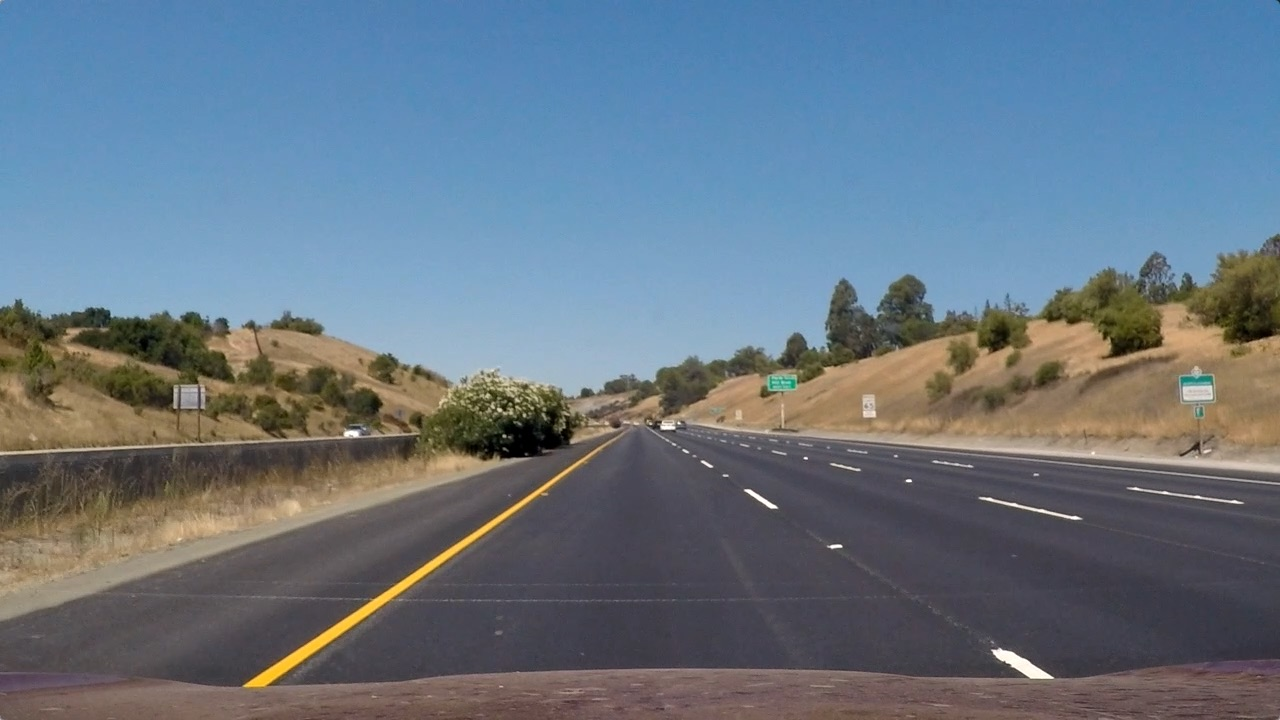
#> input picture adv-lane-lines/test_images/straight_lines1.jpg, 1280 x 720 px
$ python s2_perspective_transform.py
#> lines starting #> are read from the running program, lines starting #| are printed output that depends on the picture
### adv-lane-lines/s1_calibration.py
import cv2
import numpy as np
import matplotlib.pyplot as plt
import matplotlib.image as mpimg
import seaborn as sns
import glob

#=-=-=-=-=-=-=-=-=-=-=-=-=-=-=-=-=-=-=-=-=-=-=-=-=-=-=-=-=-=-=-=-=-=-=-=-=-=-=-=

def preprocessImage(img_name, hls=0):

#> called with img_name = 'test_images/straight_lines1.jpg', hls = 0
    if type(img_name) == str:
        # read calibration image
        img = mpimg.imread(img_name)
#> img is the input picture: shape (720, 1280, 3); mean R, G, B 103.2, 117.7, 131.2
    else:
        img = img_name

    # convert to grayscale or extract S channel
    if hls:
        return cv2.cvtColor(img, cv2.COLOR_RGB2HLS)[:,:,2]
    else:
        return cv2.cvtColor(img, cv2.COLOR_RGB2GRAY)
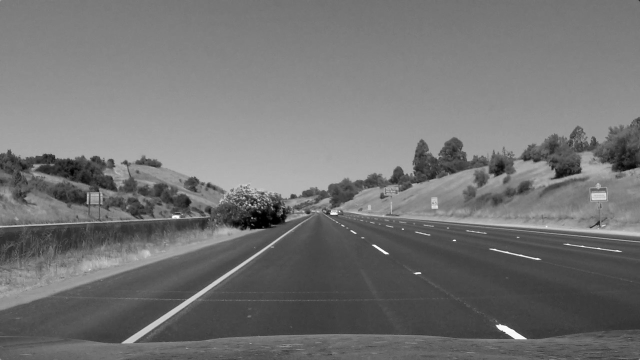
#> returned value: shape (720, 1280) (shown at 1/2 size); min 0, max 255, mean 114.9

# [5 lines left out: function findCalibrationCorners, not called in this run]

def undistortImage(img_name, mtx, dist, hls=0):
    img = preprocessImage(img_name, hls)
    return cv2.undistort(img, mtx, dist)
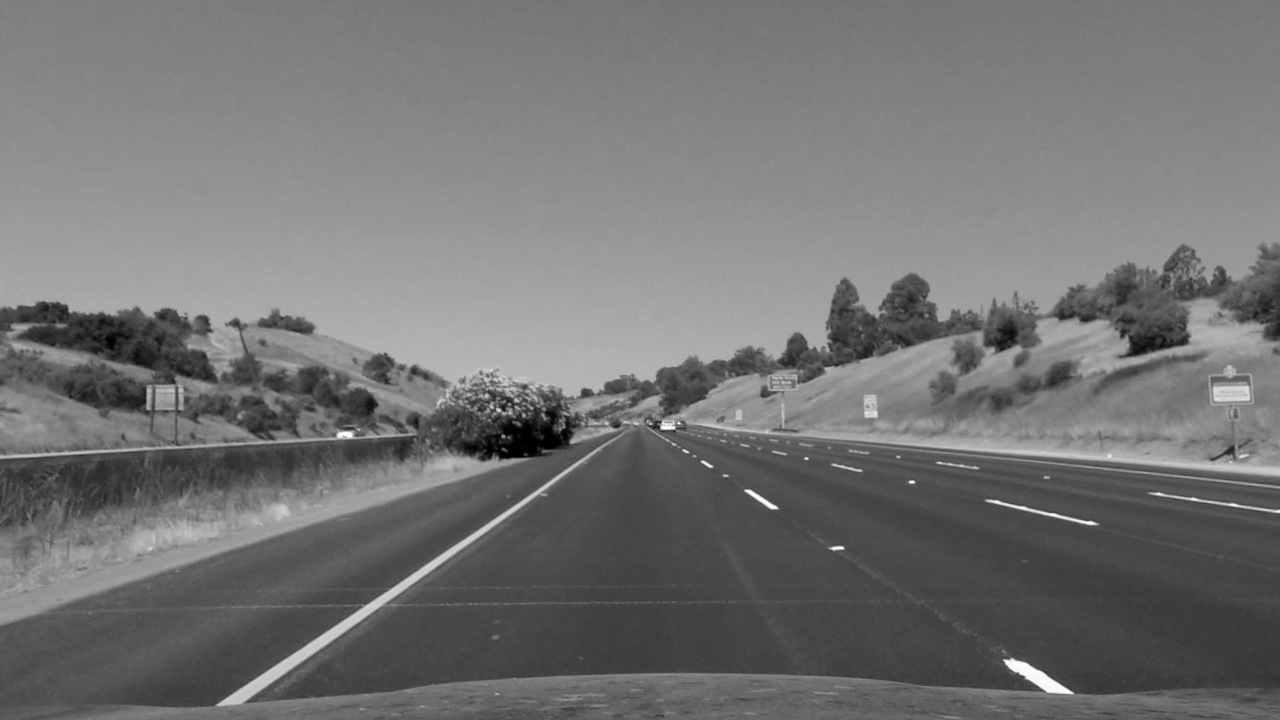
#> returned value: shape (720, 1280); min 0, max 255, mean 115.4

# [73 lines that do not run on import are left out]

### adv-lane-lines/s2_perspective_transform.py
import cv2
import numpy as np
import matplotlib.pyplot as plt
import matplotlib.image as mpimg
import seaborn as sns
import glob
from s1_calibration import undistortImage

# [5 lines left out: function warpImage, not called in this run]

if __name__ == "__main__":
    #=-=-=-=-=-=-=-=-=-=-=-=-=-=-=-=-=-=-=-=-=-=-=-=-=-=-=-=-=-=-=-=-=-=-=-=-=-=
    # PERSPECTIVE TRANSFORM
    #=-=-=-=-=-=-=-=-=-=-=-=-=-=-=-=-=-=-=-=-=-=-=-=-=-=-=-=-=-=-=-=-=-=-=-=-=-=
    print("Load calibration data")
    mtx = np.loadtxt("data/mtx.dat")
    dist = np.loadtxt("data/dist.dat")

    print("Undistort source image")
    src_name = "test_images/straight_lines1.jpg"
    undst_src = undistortImage(src_name, mtx, dist)

    # source points picked by hand on the source image
    P1 = [569,  468]
    P2 = [716,  468]
    P3 = [1122, 720]
    P4 = [198,  720]
    src_pts = np.float32([P1, P2, P3, P4])

    # destination points defined by means of offset value
    img_size = (undst_src.shape[1],undst_src.shape[0])
    offset = 350
#> (the run stopped early here; a loop or call above may not have finished)

$ run again, with adv-lane-lines/test_images/straight_lines2.jpg copied over adv-lane-lines/test_images/straight_lines1.jpg
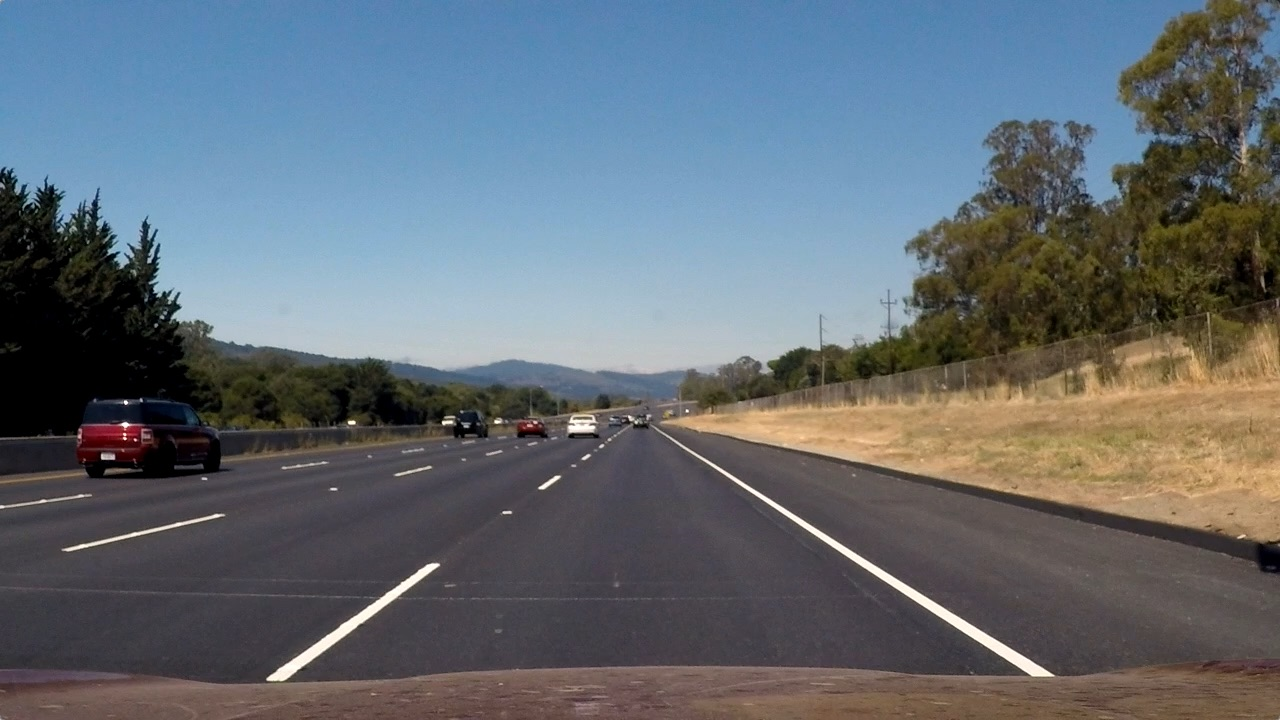
#> input picture adv-lane-lines/test_images/straight_lines2.jpg, 1280 x 720 px
#> in preprocessImage, img is the input picture: shape (720, 1280, 3); mean R, G, B 99.4, 107.7, 115.1
#> in preprocessImage, `return cv2.cvtColor(img, cv2.COLOR_RGB2GRAY)`:
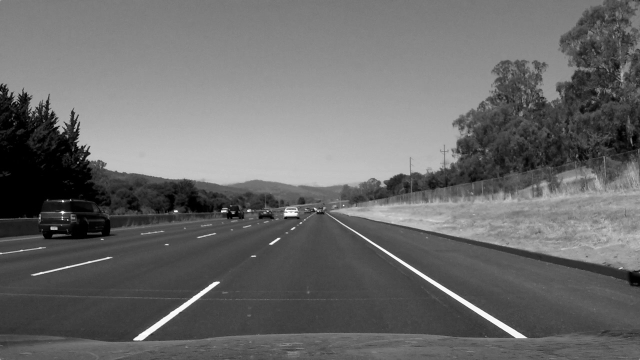
#> returned value: shape (720, 1280) (shown at 1/2 size); min 0, max 254, mean 106
#> in undistortImage, `return cv2.undistort(img, mtx, dist)`:
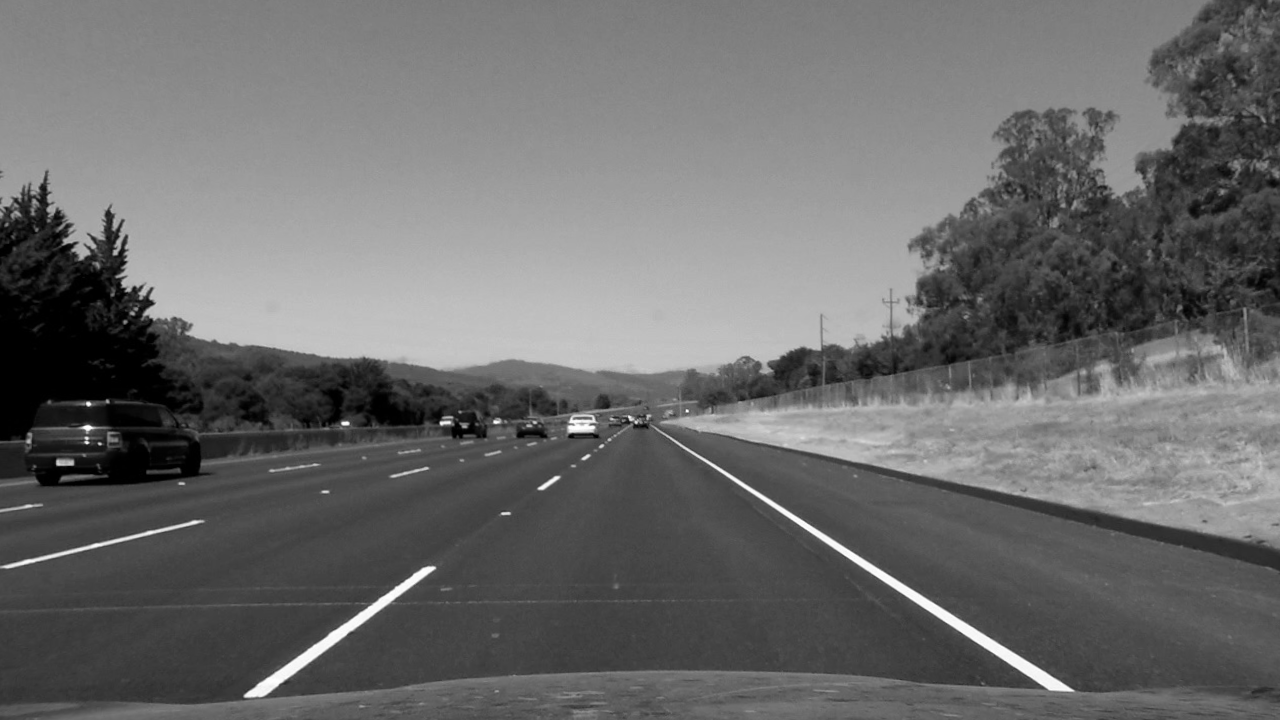
#> returned value: shape (720, 1280); min 0, max 254, mean 107.3

$ run again, with adv-lane-lines/test_images/test1.jpg copied over adv-lane-lines/test_images/straight_lines1.jpg
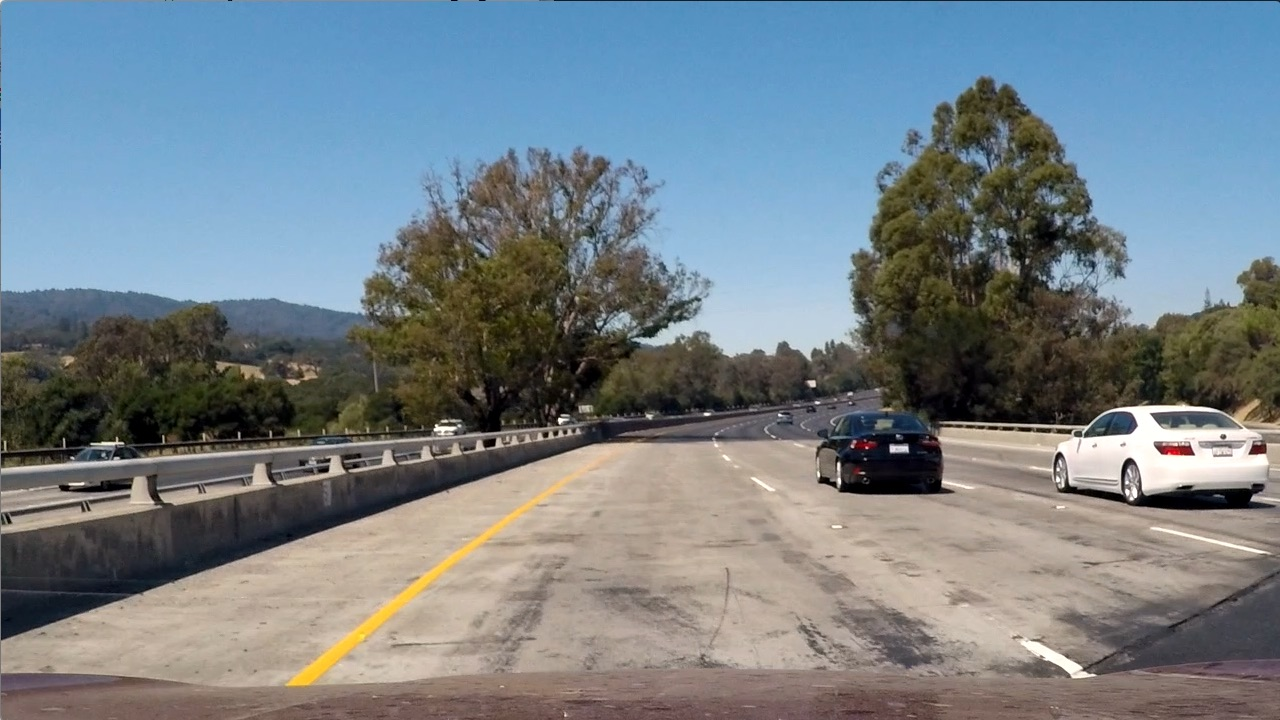
#> input picture adv-lane-lines/test_images/test1.jpg, 1280 x 720 px
#> in preprocessImage, img is the input picture: shape (720, 1280, 3); mean R, G, B 117.5, 128.7, 135.5
#> in preprocessImage, `return cv2.cvtColor(img, cv2.COLOR_RGB2GRAY)`:
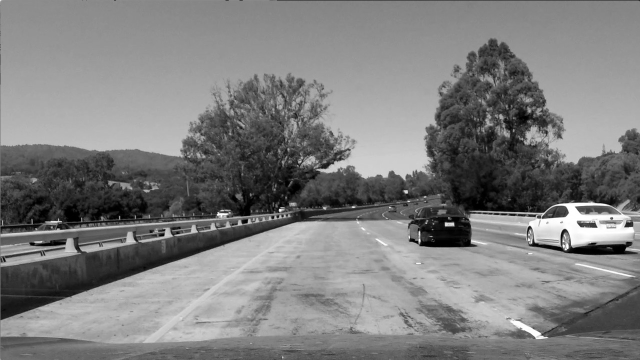
#> returned value: shape (720, 1280) (shown at 1/2 size); min 0, max 255, mean 126.1
#> in undistortImage, `return cv2.undistort(img, mtx, dist)`:
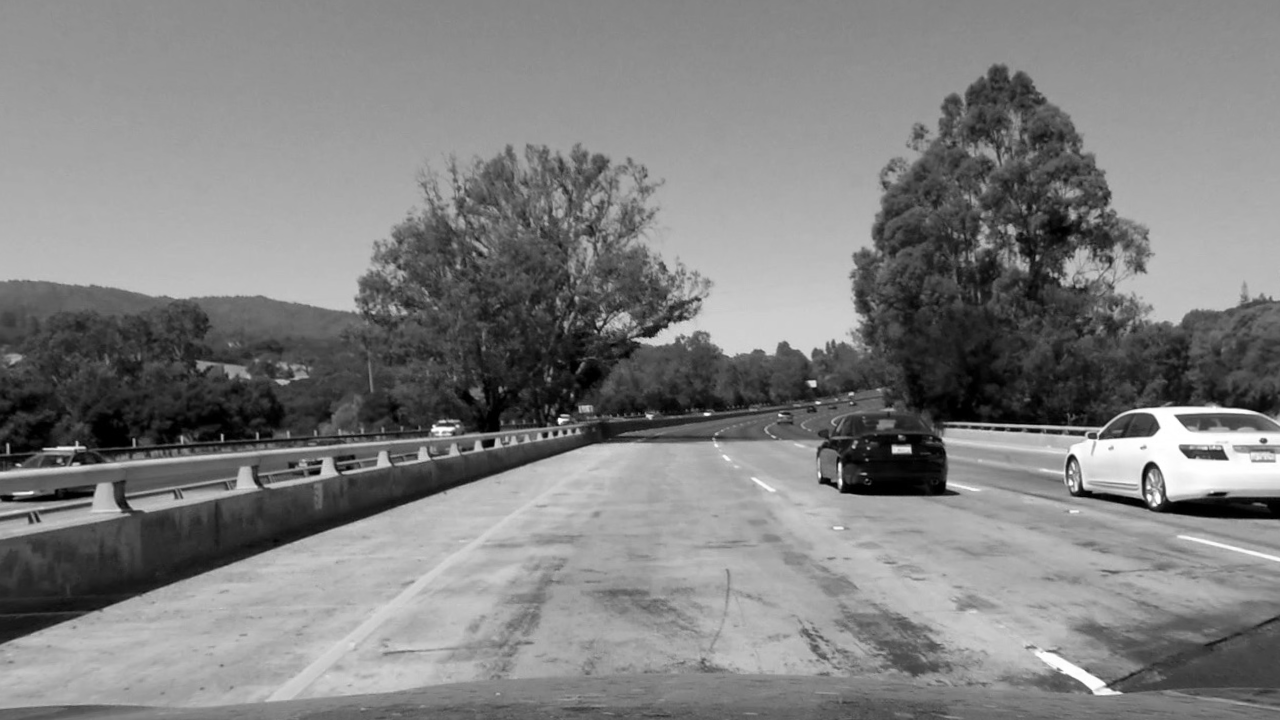
#> returned value: shape (720, 1280); min 0, max 255, mean 127.5
